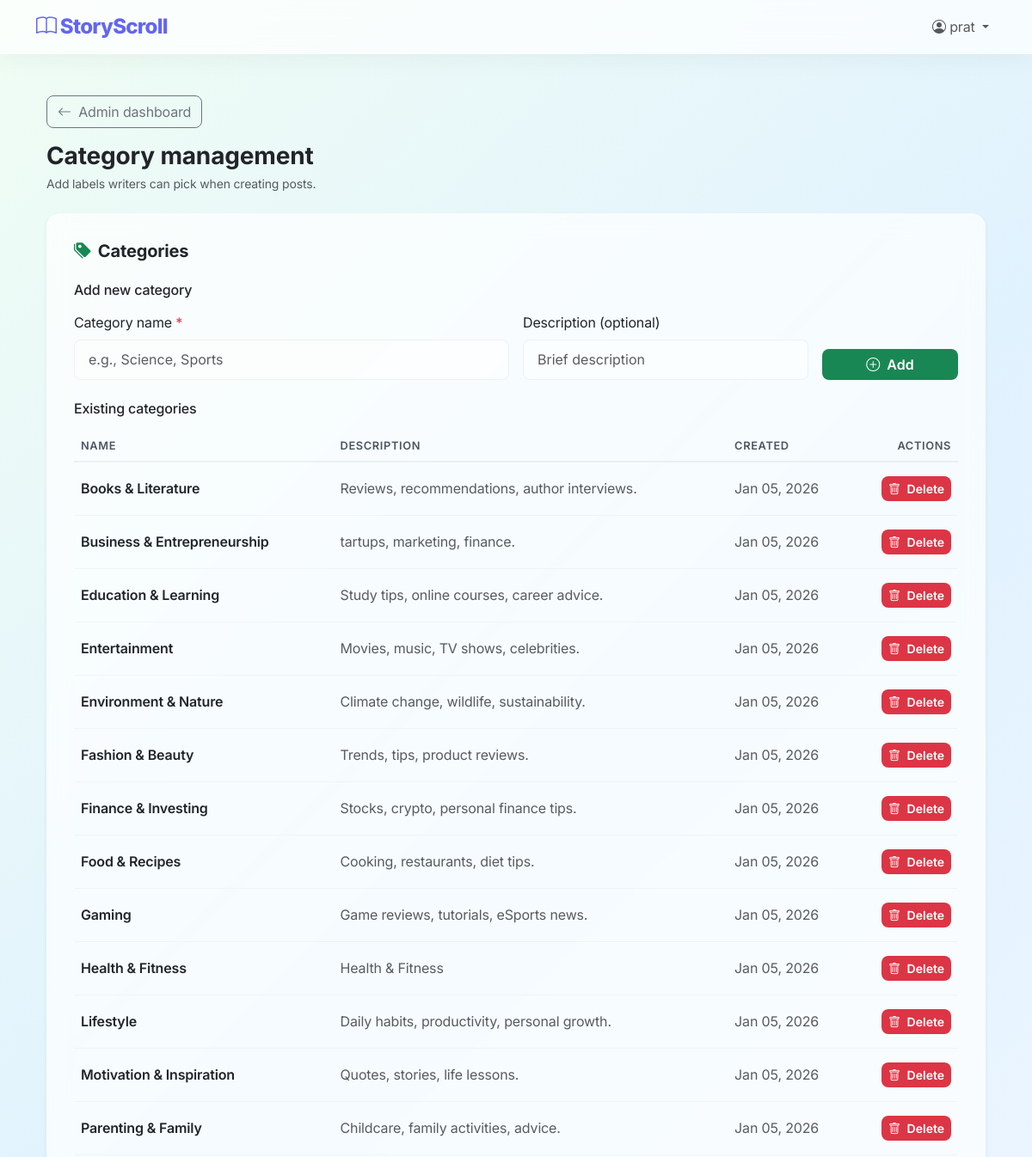
Page /system/manage/categories/ (signed in, upper part) on the earlier database version.
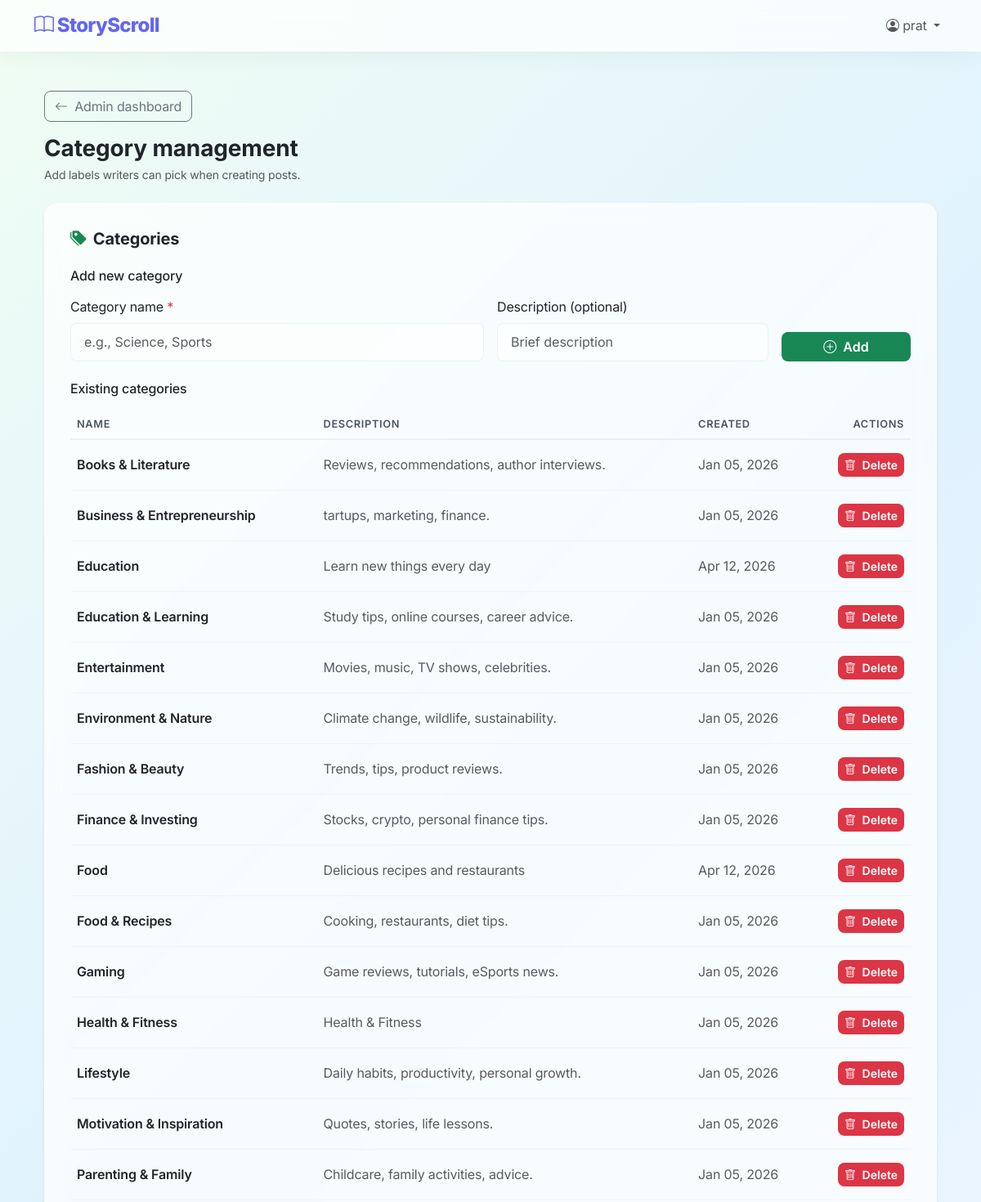
Same page on the later database version.
### blog/models.py (models this page shows, shortened)
class Category(models.Model):
    name = models.CharField(max_length=50, unique=True)
    description = models.TextField(blank=True, null=True)
    created_at = models.DateTimeField(auto_now_add=True)
    is_deleted = models.BooleanField(default=False)
    deleted_at = models.DateTimeField(blank=True, null=True)
    objects = CategoryManager()
    all_objects = models.Manager()
    class Meta:
        ordering = ['name']
        verbose_name_plural = 'Categories'

### blog/views.py (the view)
# urls.py: path('system/manage/categories/', views.admin_manage_categories, name='admin_manage_categories'),
@role_required(['Admin'])
def admin_manage_categories(request):
    categories = Category.objects.all().order_by('name')
    return render(request, 'blog/admin_manage_categories.html', {'categories': categories})

### blog/models.py (called while the page is built)
    def get_queryset(self):
        return super().get_queryset().filter(is_deleted=False)

    def get_queryset(self):
        return super().get_queryset().filter(is_deleted=False)

### blog/templates/blog/admin_manage_categories.html (shortened to what this page needs)
{% extends 'blog/admin/base_manage.html' %}
{% block admin_page_heading %}Category management{% endblock %}
{% block admin_page_subtitle %}<p class="text-muted small mb-0">Add labels writers can pick when creating posts.</p>{% endblock %}
{% block admin_inner %}
<div class="card border-0 shadow-sm p-3 rounded-4 mb-4" style="background: rgba(255,255,255,0.7); backdrop-filter: blur(12px);">
  <div class="card-header bg-transparent border-0 pt-3 px-3 pb-2">
    <h2 class="card-title h5 mb-0 fw-bold d-flex align-items-center">
      <i class="bi bi-tags-fill text-success me-2"></i> Categories
    </h2>
  </div>
  <div class="card-body">
    <div class="mb-4">
      <h3 class="h6 mb-3">Add new category</h3>
      <form method="POST" action="{% url 'add_category' %}" class="row g-3">
        <div class="col-md-6">
          <label for="category_name" class="form-label">Category name <span class="text-danger">*</span></label>
          <input type="text" class="form-control" id="category_name" name="name" required placeholder="e.g., Science, Sports">
        </div>
        <div class="col-md-4">
          <label for="category_description" class="form-label">Description (optional)</label>
          <input type="text" class="form-control" id="category_description" name="description" placeholder="Brief description">
        </div>
        <div class="col-md-2 d-flex align-items-end">
          <button type="submit" class="btn btn-success w-100 rounded-3">
            <i class="bi bi-plus-circle me-1"></i> Add
          </button>
        </div>
      </form>
    </div>
    <div>
      <h3 class="h6 mb-3">Existing categories</h3>
      {% if categories %}
      <div class="table-responsive">
        <table class="table table-hover align-middle">
          <thead class="table-light">
            <tr>
              <th>Name</th>
              <th>Description</th>
              <th>Created</th>
              <th class="text-end">Actions</th>
            </tr>
          </thead>
          <tbody>
            {% for category in categories %}
            <tr>
              <td class="fw-semibold">{{ category.name }}</td>
              <td class="text-muted">{{ category.description|default:"—" }}</td>
              <td class="text-muted">{{ category.created_at|date:"M d, Y" }}</td>
              <td class="text-end">
                <form method="POST" action="{% url 'delete_category' category.id %}" class="d-inline">
                  <button type="submit" class="btn btn-danger btn-sm rounded-3"
                          onclick="return confirm('Are you sure you want to delete this category? Posts using this category will still have the category name stored.');">
                    <i class="bi bi-trash me-1"></i> Delete
                  </button>
                </form>
              </td>
            </tr>
            {% endfor %}
          </tbody>
        </table>
      </div>
      {% else %}
      <div class="alert alert-info mb-0">
        <i class="bi bi-info-circle me-2"></i> No categories yet. Add one above.
      </div>
      {% endif %}
    </div>
  </div>
</div>
{% endblock %}

Differences in the rows shown:
added Category: name "Education", description "Learn new things every day", created_at "Apr 12, 2026"
added Category: name "Food", description "Delicious recipes and restaurants", created_at "Apr 12, 2026"
